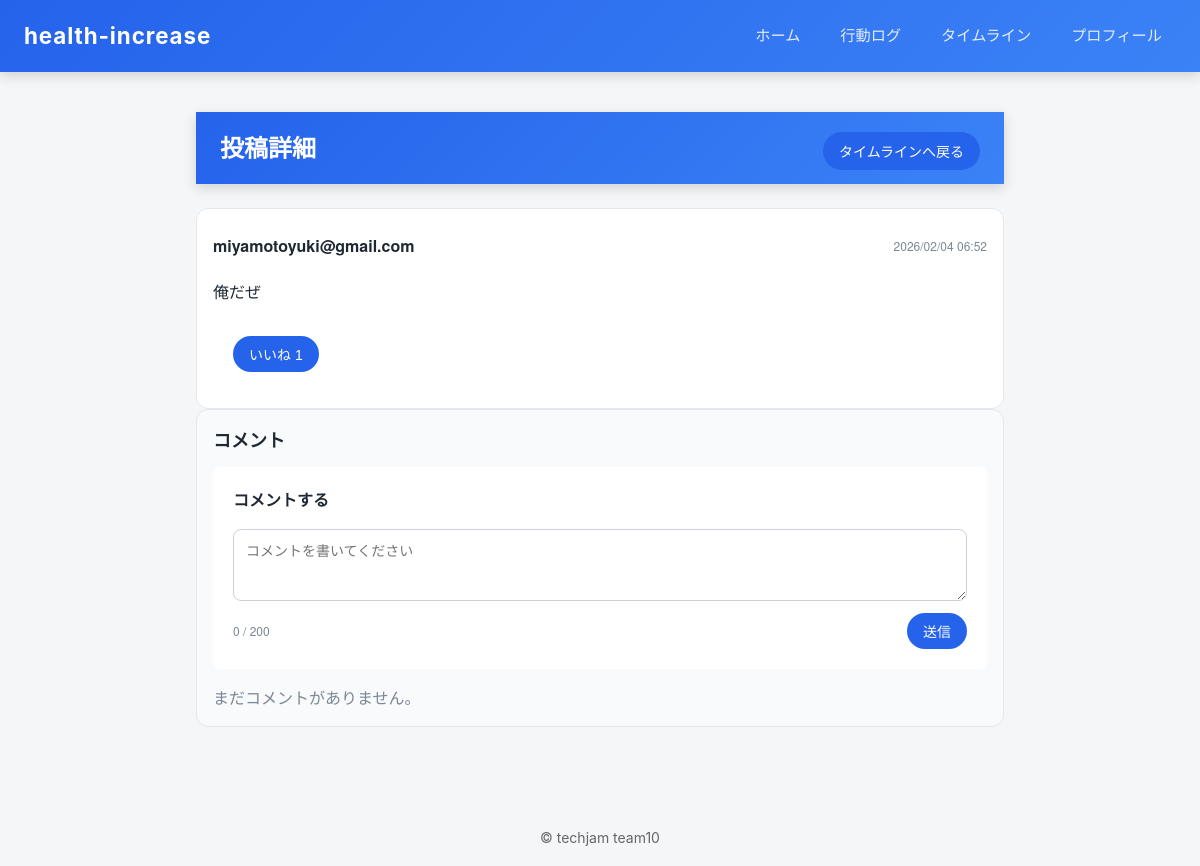
Page /timeline/2/ on the earlier database version.
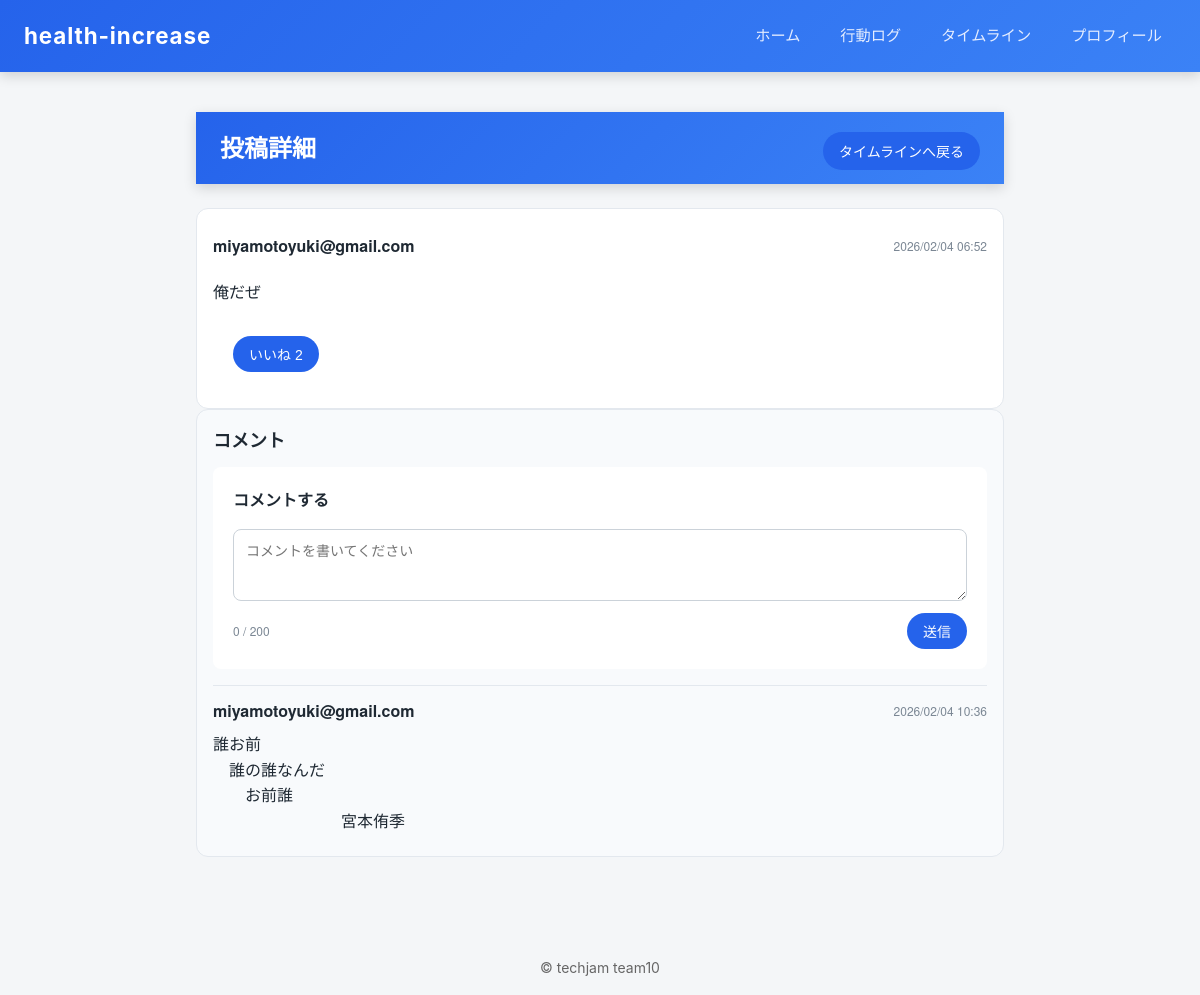
Same page on the later database version.
### healthapp/models.py (models this page shows, shortened)
class Post(models.Model):
    id = models.BigAutoField(primary_key=True)
    user = models.ForeignKey(
        settings.AUTH_USER_MODEL,
        on_delete=models.CASCADE,
        related_name="posts"
    )
    created_at = models.DateTimeField(auto_now_add=True)
    content = models.TextField()
    favorite = models.IntegerField(
        default=0,
        validators=[MinValueValidator(0)]
    )
    class Meta:
        ordering = ["-created_at"]

class Comment(models.Model):
    id = models.BigAutoField(primary_key=True)
    post = models.ForeignKey(
        Post,
        on_delete=models.CASCADE,
        related_name="comments"
    )
    user = models.ForeignKey(
        User,
        on_delete=models.CASCADE,
        related_name="comments"
    )
    created_at = models.DateTimeField(
        auto_now_add=True
    )
    content = models.TextField()

### accounts/models.py (models this page shows, shortened)
class User(AbstractUser):
    id = models.BigAutoField(primary_key=True)
    mail = models.EmailField(
        max_length=255,
        unique=True
    )
    password = models.CharField(
        max_length=255
    )

### healthapp/views.py (the view, shortened to what this page needs)
# urls.py: path('timeline/<int:post_id>/', views.timeline_detail, name='timeline_detail'),
def timeline_detail(request, post_id):
    from django.shortcuts import redirect
    from accounts.models import User
    from healthapp.models import Comment, Post
    from healthapp.services.timeline import increment_favorite
    notice = ""
    user = User.objects.first()
    post = Post.objects.select_related("user").filter(pk=post_id).first()
    liked_post_ids = set(request.session.get("liked_post_ids", []))
    comments = (
        Comment.objects.select_related("user").filter(post=post).order_by("created_at")
        if post
        else []
    )
    return render(
        request,
        "healthapp/timeline_detail.html",
        {
            "post": post,
            "comments": comments,
            "notice": notice,
            "has_user": bool(user),
            "liked_post_ids": list(liked_post_ids),
        },
    )

### healthapp/templates/healthapp/timeline_detail.html (shortened to what this page needs)
{% extends 'base.html' %}
{% load static %}
{% block content %}
<link rel="stylesheet" href="{% static 'healthapp/css/style.css' %}">
<link rel="stylesheet" href="{% static 'healthapp/css/timeline.css' %}">
<section class="timeline timeline--detail">
    <header class="timeline__header">
        <h2 class="timeline__title">投稿詳細</h2>
        <a class="timeline__link" href="{% url 'healthapp:timeline' %}">タイムラインへ戻る</a>
    </header>
    {% if post %}
        <article class="timeline__card timeline__card--detail">
            <div class="timeline__card-header">
                <p class="timeline__author">{{ post.user.mail }}</p>
                <time class="timeline__date">{{ post.created_at|date:"Y/m/d H:i" }}</time>
            </div>
            <p class="timeline__content">{{ post.content }}</p>
            <form method="post" class="timeline__action">
                <button
                    type="submit"
                    class="timeline__button timeline__button--ghost"
                >
                    {% if post.id in liked_post_ids %}
                        いいね済み {{ post.favorite }}
                    {% else %}
                        いいね {{ post.favorite }}
                    {% endif %}
                </button>
            </form>
        </article>
        <div class="timeline__comments">
            <h3 class="timeline__section-title">コメント</h3>
            <form class="timeline__form" method="post">
                <label class="timeline__label" for="comment-content">コメントする</label>
                <textarea id="comment-content" name="content" rows="3" maxlength="200" class="timeline__textarea" placeholder="コメントを書いてください"></textarea>
                <div class="timeline__form-footer">
                    <span class="timeline__counter" data-counter="comment-content">0 / 200</span>
                    <button type="submit" class="timeline__button" {% if not has_user %}disabled{% endif %}>送信</button>
                </div>
            </form>
            {% if comments %}
                <ul class="timeline__comment-list">
                    {% for comment in comments %}
                        <li class="timeline__comment">
                            <div class="timeline__comment-header">
                                <span class="timeline__author">{{ comment.user.mail }}</span>
                                <time class="timeline__date">{{ comment.created_at|date:"Y/m/d H:i" }}</time>
                            </div>
                            <p class="timeline__comment-content">{{ comment.content }}</p>
                        </li>
                    {% endfor %}
                </ul>
            {% else %}
                <p class="timeline__empty">まだコメントがありません。</p>
            {% endif %}
        </div>
    {% else %}
        <p class="timeline__empty">投稿が見つかりませんでした。</p>
    {% endif %}
</section>
{% endblock %}

Differences in the rows shown:
changed Post "俺だぜ": favorite "1" → "2"
added Comment: user.mail "miyamotoyuki@gmail.com", created_at "2026/02/04 10:36", content "誰お前 誰の誰なんだ お前誰 宮本侑季"
Other differences:
text no longer shown: "まだコメントがありません。"
